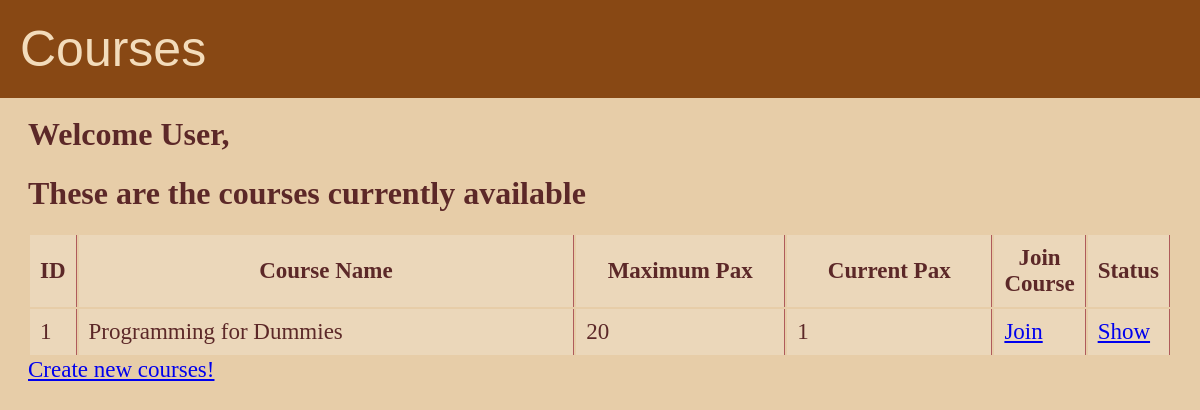
The app's page /display, older data.
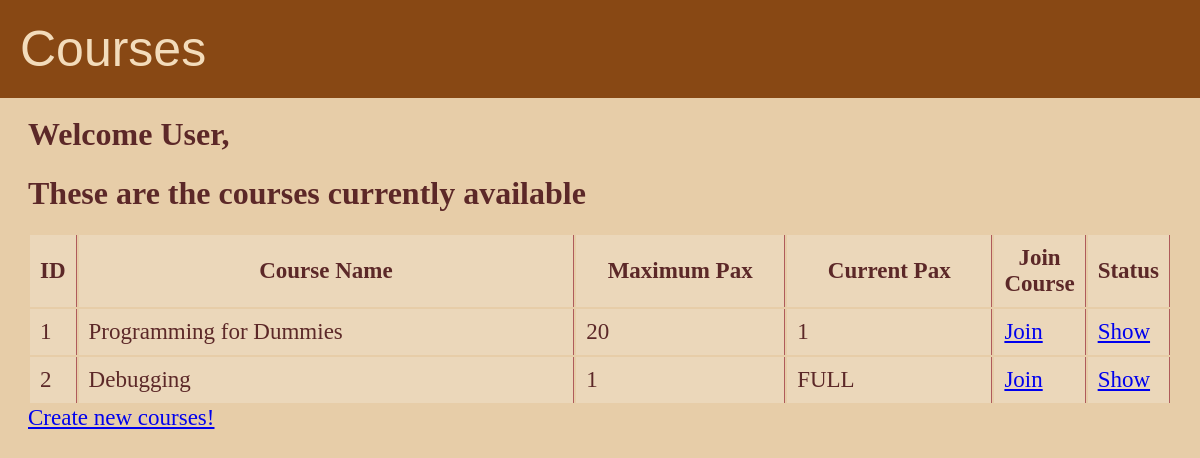
The same page, newer data.
### tables this page shows
CREATE TABLE "Course" (
	"ID"	INTEGER NOT NULL PRIMARY KEY AUTOINCREMENT,
	"Name"	TEXT NOT NULL,
	"MaxPax"	INTEGER NOT NULL,
	"CurrPax"	INTEGER NOT NULL
);

### web_handler.py (the view)
@app.route("/display")
def display():
    db = sqlite3.connect("course.db")
    com = "SELECT * FROM Course"
    result = db.execute(com).fetchall()
    db.close()
    return render_template("display.html", result=result)

### templates/display.html (shortened to what this page needs)
{% extends "base.html" %}
{% block content %}
<div>
    {% if result|length > 0 %}
    <h1>Welcome User,</h1>
    <h1>These are the courses currently available</h1>
    <table>
        <tr>
            <th width=20px>ID</th>
            <th width=50%>Course Name</th>
            <th width=20%>Maximum Pax</th>
            <th width=20%>Current Pax</th>
            <th>Join Course</th>
            <th>Status</th>
        </tr>
        {% for entry in result %}
        <tr>
            <td>{{ entry[0] }}</td>
            <td>{{ entry[1] }}</td>
            <td>{{ entry[2] }}</td>
            <td>{% if entry[3] >= entry[2] %}
                FULL
                {% endif %}
                {% if entry[3] < entry[2] %}
                {{entry[3]}}
                {% endif %}
            </td>
            <td><a href="{{url_for('join', cid=entry[0])}}">Join</a></td>
            <td><a href="{{url_for('status', cid=entry[0])}}">Show</a></td>
        </tr>
        {% endfor %}
    </table>
    <a href="{{ url_for('newcourse') }}">Create new courses!</a>
    {% endif %}
</div>
{% endblock %}

### templates/base.html (shortened to what this page needs)
<!DOCTYPE html>
<html lang="en">
<head>
</head>
<body>
    <p id="title">Courses</p>
    {% block content%}
    {% endblock %}
</body>
</html>

### templates/base.html (style rules this page uses)
#title { background-color: rgb(136, 72, 20); color: rgb(243, 220, 187); font-size: 50px; padding: 20px; margin: -8px; font-family:'Gill Sans', 'Gill Sans MT', Calibri, 'Trebuchet MS', sans-serif; }
body { background-color: rgb(231, 205, 168); color: rgb(92, 40, 40); }
div { padding: 20px; padding-top: 5px; }

### templates/display.html (style rules this page uses)
table { text-align: left; }
th { text-align: center; }
th, td { border-right: 1px solid rgb(175, 91, 91); background-color: rgb(235, 215, 186); padding: 10px; font-size: 23px; margin: 15px; }
a { font-size: 23px; }

Row changes from the older to the newer data that the page shows:
added Course: ID "2", Name "Debugging", MaxPax "1", CurrPax "FULL"
